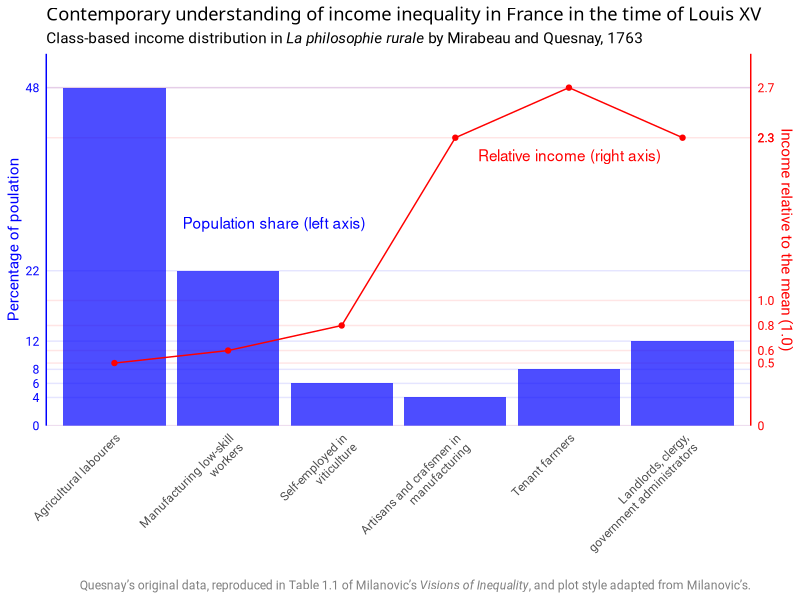

Write the R code that produced this figure. (Note: this script raises an error after producing the figure.)
#==================setup==================
library(tidyverse)
library(ggtext)
library(ggrepel)


# some general graphics parameters:
inc_col <- "red"
pop_col <- "blue"

theme_set(
  theme_minimal(base_family = "Roboto") +
    theme(
      panel.grid.minor = element_blank(),
      plot.subtitle = element_markdown(),
      plot.caption = element_markdown(colour = "grey50"),
      plot.title = element_markdown(family = "Sarala")
    )
)


#==============Quesnay France 1763=====================

d1 <- tribble(~population, ~income, ~class, ~class_detail,
              48, 0.5, "Workers",            "Agricultural labourers",
              22, 0.6, "Workers",            "Manufacturing low-skill workers",
              6, 0.8, "Self-employed",       "Self-employed in viticulture",
              4, 2.3, "Self-empoyed",        "Artisans and crafsmen in manufacturing",
              8, 2.7, "Capitalists",         "Tenant farmers",
              12, 2.3, "The Elite",          "Landlords, clergy, government administrators"
              ) |> 
  mutate(country = "France",
         period = "1763",
         class = factor(class,levels = unique(class)),
         class_detail = str_wrap(class_detail, 25),
         class_detail = factor(class_detail, levels = class_detail),
         pop_prop = population / max(population),
         inc_prop = income / max(income),
         pop_ratio = max(population),
         inc_ratio = max(income))


stopifnot(sum(d1$population) == 100)


#-------------dual axis bar and line chart-----------------
# as per Milanovic's style

p1 <- d1 |> 
  ggplot(aes(x = class_detail)) +
  # we want the 'gridlines' to be coloured, match the values, and behind the columns:
  geom_hline(yintercept = c(0, 1/2.7, d1$inc_prop), colour = inc_col, alpha = 0.1) +
  geom_hline(yintercept = c(0, d1$pop_prop), colour = pop_col, alpha = 0.1) +
  # columns for population:
  geom_col(aes(y = pop_prop), fill = pop_col, alpha = 0.7) +
  # lines and points for income:
  geom_line(aes(x = as.numeric(class_detail), y = inc_prop), colour = inc_col) +
  geom_point(aes(x = as.numeric(class_detail), y = inc_prop), colour = inc_col) +
  # annotated labels, also colour coded:
  annotate("text", x = 4.2, y = 0.8, label = "Relative income (right axis)", colour = inc_col, hjust = 0) +
  annotate("text", x = 1.6, y = 0.6, label = "Population share (left axis)", colour = pop_col, hjust = 0) +
  # two different sets of labels for the different variables:
  scale_y_continuous(expand = c(0, 0),
                     limits = c(0, 1.1),
                     breaks = c(0, d1$pop_prop), labels = c(0, d1$population),
                     sec.axis = dup_axis(breaks = c(0, 1/2.7, d1$inc_prop), 
                                         labels = c(0, "1.0", d1$income), 
                                         name = "Income relative to the mean (1.0)")) +
  labs(x = "",
       y = "Percentage of poulation",
       title = "Contemporary understanding of income inequality in France in the time of Louis XV",
       subtitle = "Class-based income distribution in *La philosophie rurale* by Mirabeau and Quesnay, 1763",
       caption = "Quesnay's original data, reproduced in Table 1.1 of Milanovic's *Visions of Inequality*, and plot style adapted from Milanovic's.") +
  theme(axis.text.x = element_text(angle = 45, hjust = 1),
        panel.grid.major = element_blank(),
        axis.line.y.right = element_line(colour = inc_col),
        axis.line.y.left = element_line(colour = pop_col),
        axis.title.y.left = element_text(colour = pop_col),
        axis.title.y.right = element_text(colour = inc_col),
        axis.text.y.left = element_text(colour = pop_col),
        axis.text.y.right = element_text(colour = inc_col))

svg_png(p1, "../img/0311-quesnay-bar", w = 10, h = 6)
        
#---------------scatter plot--------------


p2 <- d1 |> 
  ggplot(aes(x = population, y = income, label = class_detail)) +
  geom_hline(yintercept = 1, linetype = 2, colour = "grey80") +
  geom_point(size = 2) +
  geom_text_repel(colour = "steelblue", seed = 123, hjust = 0) +
  annotate("text", x = 30, y = 1.1, label = "Average income", colour = "grey80") +
  scale_x_continuous(breaks = c(0, d1$population), limits = c(0, 50), expand = c(0,0 )) +
  scale_y_continuous(breaks = c(1, d1$income), limits = c(0, 3), expand = c(0,0 )) +
  labs(y = "Income relative to the mean (1.0)",
     x = "Percentage of population",
     title = "Contemporary understanding of income inequality in France in the time of Louis XV",
     subtitle = "Class-based income distribution in *La philosophie rurale* by Mirabeau and Quesnay, 1763",
     caption = "Quesnay's original data, reproduced in Table 1.1 of Milanovic's *Visions of Inequality*.") +
  theme(panel.grid.major = element_blank(),
        axis.line = element_line(colour = "grey80"))

svg_png(p2, "../img/0311-quesnay-scatter", w = 10, h = 6)

#==============Adam Smith's time 1759==========

# Allen, Robert C. “Class Structure and Inequality during the Industrial
# Revolution: Lessons from England’s Social Tables, 1688-1867.” The Economic
# History Review 72, no. 1 (2019): 88–125.

#page 105 of Allen for % ofpopulation but I am using Milanovic's labels from his Figure 2.1
# page 106 for income in pounds

d2 <- tribble(~population, ~income, ~class,
              1.5, 452.78, "Landed aristocracy",
              4.2, 145.37,  "Capitalists",
              9.4, 27.17, "Shop owners",
              18.9,  21.57, "Peasants",
              56.4, 13.58, "Workers",
              9.6, 3.62  , "Paupers"
              ) |> 
  mutate(year = 1759)

avg_inc <- 23.14
# note, not the same as:
mean(d2$income)


bry <- round(d2$income)[c(1:3, 6)]
brx <- c(0, round(d2$population, 1))[c(1:6)]

p3 <- d2 |> 
  ggplot(aes(x = population, y = income, label = class)) +
  geom_point(size = 2) +
  geom_text_repel(colour = "steelblue", seed = 123, hjust = 0) +
  scale_x_continuous(breaks = brx, limits = c(0, 65), expand = c(0, 0)) +
  scale_y_continuous(breaks = bry, limits = c(0, 800), expand = c(0, 0)) +
  labs(y = "Income in pounds",
       x = "Percentage of population",
       title = "Modern understanding of income inequality in England and Wales in 1759",
       subtitle = "Average income by earner in pounds per year, as estimated in 2019. Gini index between 45 and 51.",
       caption = "“Class Structure and Inequality during the Industrial
Revolution: Lessons from England’s Social Tables, 1688-1867.”<br>*The Economic
History Review 72*, no. 1 (2019): 88–125, reproduced in Figure 2.1 of Milanovic's *Visions of Inequality*.") +
  theme(panel.grid.major = element_blank(),
        axis.line = element_line(colour = "grey80"))

svg_png(p3, "../img/0311-smith-scatter", w = 10, h = 6)


p4 <- d2 |> 
  ggplot(aes(x = population, y = income, label = class)) +
  geom_point(size = 2) +
  geom_text_repel(colour = "steelblue", seed = 123, hjust = 0) +
  scale_x_continuous(breaks = brx, limits = c(0, 65), expand = c(0, 0)) +
  scale_y_log10(breaks = round(d2$income),  limits = c(1, 800), expand = c(0, 0)) +
  labs(y = "Income in pounds (log scale)",
       x = "Percentage of population",
       title = "Modern understanding of income inequality in England and Wales in 1759",
       subtitle = "Average income by earner in pounds per year, as estimated in 2019. Gini index between 45 and 51.",
       caption = "“Class Structure and Inequality during the Industrial
Revolution: Lessons from England’s Social Tables, 1688-1867.”<br>*The Economic
History Review 72*, no. 1 (2019): 88–125, reproduced in Figure 2.1 of Milanovic's *Visions of Inequality*.") +
  theme(panel.grid.major = element_blank(),
        axis.line = element_line(colour = "grey80"))

svg_png(p4, "../img/0311-smith-scatter-log", w = 10, h = 6)

#--------------------time of ricardo-------------

d3 <- tribble(~population, ~income, ~class,
              1.3, 756, "Landed aristocracy",
              3.2, 525,  "Capitalists",
              8.6, 65, "Shop owners",
              10.8,  49, "Peasants",
              61.1, 23, "Workers",
              14.9, 4  , "Paupers"
) |> 
  mutate(year = 1801)

bry <- round(d3$income)[c(1:6)]
brx <- c(0, round(d3$population, 1))[c(1:7)]

p5 <- d3 |> 
  ggplot(aes(x = population, y = income, label = class)) +
  geom_point(size = 2) +
  geom_text_repel(colour = "steelblue", seed = 123, hjust = 0) +
  scale_x_continuous(breaks = brx, limits = c(0, 65), expand = c(0, 0)) +
  scale_y_continuous(breaks = bry, limits = c(0, 800), expand = c(0, 0)) +
  labs(y = "Income in pounds",
       x = "Percentage of population",
       title = "Modern understanding of income inequality in England and Wales in 1759",
       subtitle = "Average income by earner in pounds per year, as estimated in 2019. Gini index of XXXX.",
       caption = "Allen, R. C. *Revising England’s Social Tables Once Again* 2016, reproduced in Table 3.1 of Milanovic's *Visions of Inequality*.") +
  theme(panel.grid.major = element_blank(),
        axis.line = element_line(colour = "grey80"))

svg_png(p5, "../img/0311-ricardo-scatter", w = 10, h = 6)


#-----------------------1831 France--------------
# From Milanovic's Marx chapter


d4 <- tribble(~employment, ~income, ~class,
              3.4, 8.6, "Employers",
              5.1, 3, "Large farmers",
              1.1, 1.8, "High-level civil servants",
              13.9, 1, "Blue-collar employees",
              2, 0.9, "White collar employees",
              13.4, 0.7, "Self-employed",
              1.1, 0.6, "Low-level civil servants",
              31.4, 0.5, "Small farmers",
              28.5, 0.45, "Agricultural workers and servants"
) |> 
  mutate(year = 1831)



bry <- sort(round(d4$income, 1))[c(1,3,6:9)]
brx <- sort(c(0, round(d4$employment, 1)))[c(1:2, 3,4,5,6,8,9, 10)]

p6 <- d4 |> 
  ggplot(aes(x = employment, y = income, label = class)) +
  geom_hline(yintercept = 1, linetype = 2, colour = "grey80") +
  geom_point(size = 2) +
  geom_text_repel(colour = "steelblue", seed = 123, hjust = 0) +
  scale_x_continuous(breaks = brx, limits = c(0, 35), expand = c(0, 0)) +
  scale_y_continuous(breaks = bry, limits = c(0, 10), expand = c(0, 0)) +
  labs(y = "Relative income (average = 1.0)",
       x = "Percentage of employed persons",
       title = "Modern understanding of income inequality in France in 1831",
       subtitle = "Average income by earner relative to overall mean.",
       caption = "Morrisson, Christian, and Wayne Snyder. “The Income Inequality of France in Historical Perspective.” 
       <br>*European Review of Economic History* 4, no. 1 (2000): 59–83.
, reproduced in Table 4.4 of Milanovic's *Visions of Inequality*.") +
  theme(panel.grid.major = element_blank(),
        axis.line = element_line(colour = "grey80"))

svg_png(p6, "../img/0311-marx-scatter", w = 10, h = 6)
